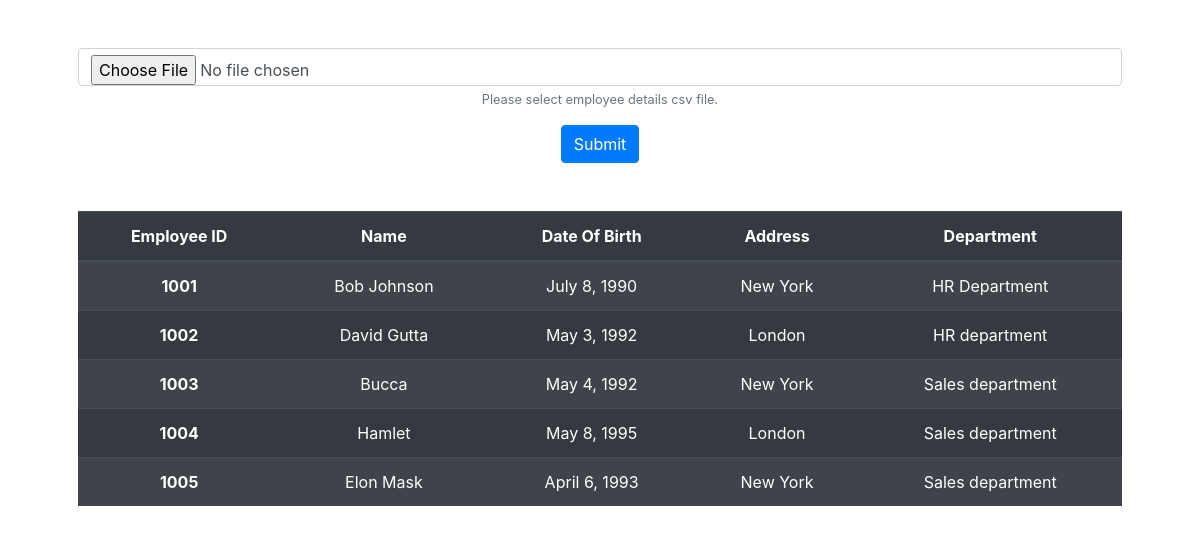
The page / on the database its author committed.
### csv_upload_app/models.py (models this page shows, shortened)
class Employee(models.Model):
    employee_id = models.CharField(max_length=30, unique=True)
    name = models.CharField(max_length=50)
    dob = models.DateField()
    address = models.TextField()
    department = models.CharField(max_length=40)

### csv_upload_app/views.py (the view, shortened to what this page needs)
# urls.py: path('', CSVUploadView.as_view(), name="csv-upload-view")
class CSVUploadView(FormView):
    template_name = "csv_upload_app/index.html"
    form_class = CSVUploadForm
    success_url = reverse_lazy('csv-upload-view')
    def get_context_data(self):
        context = super().get_context_data()
        """ Query all the employees from Employee model """
        """ pass all employees queryset through context"""
        context['employees'] = Employee.objects.all()
        return context

### csv_upload_app/forms.py
class CSVUploadForm(forms.Form):
    file = forms.FileField(required=True, widget=forms.FileInput(attrs={
        'class': 'form-control input',
        'accept': '.csv'
        }), validators=[ validate_file_extension ])

### csv_upload_app/templates/csv_upload_app/index.html (shortened to what this page needs)
<!DOCTYPE html>
<head>
    <link rel="stylesheet" href="https://cdn.jsdelivr.net/npm/bootstrap@4.5.3/dist/css/bootstrap.min.css">
</head>
<body>
    <div class="container text-center p-5">
        <form method="POST" enctype="multipart/form-data">
            <div class="form-group">
                {{ form.file }}
              <small class="form-text text-muted">Please select employee details csv file.</small>
            </div>
            <button type="submit" class="btn btn-primary">Submit</button>
          </form>
          <table class="table table-striped table-dark mt-5">
            <thead>
              <tr>
                <th scope="col">Employee ID</th>
                <th scope="col">Name</th>
                <th scope="col">Date Of Birth</th>
                <th scope="col">Address</th>
                <th scope="col">Department</th>
              </tr>
            </thead>
            <tbody>
                {% for row in employees %}
                    <tr>
                        <th scope="row">{{ row.employee_id }}</th>
                        <td>{{ row.name }}</td>
                        <td>{{ row.dob }}</td>
                        <td>{{ row.address }}</td>
                        <td>{{ row.department }}</td>
                    </tr>
              {% endfor %}
            </tbody>
          </table>
    </div>
</body>
</html>

### rows shown on the page
Employee: employee_id "1001", name "Bob Johnson", dob "July 8, 1990", address "New York", department "HR Department"
Employee: employee_id "1002", name "David Gutta", dob "May 3, 1992", address "London", department "HR department"
Employee: employee_id "1003", name "Bucca", dob "May 4, 1992", address "New York", department "Sales department"
Employee: employee_id "1004", name "Hamlet", dob "May 8, 1995", address "London", department "Sales department"
Employee: employee_id "1005", name "Elon Mask", dob "April 6, 1993", address "New York", department "Sales department"
